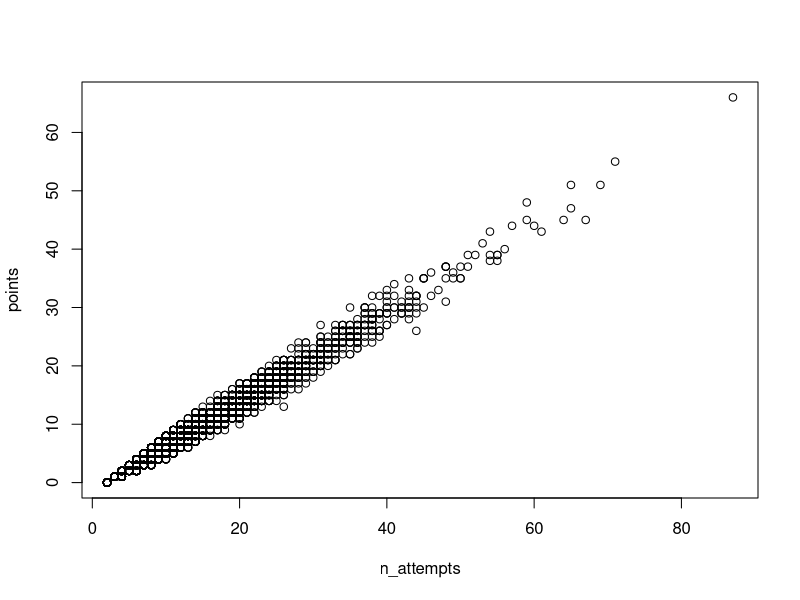
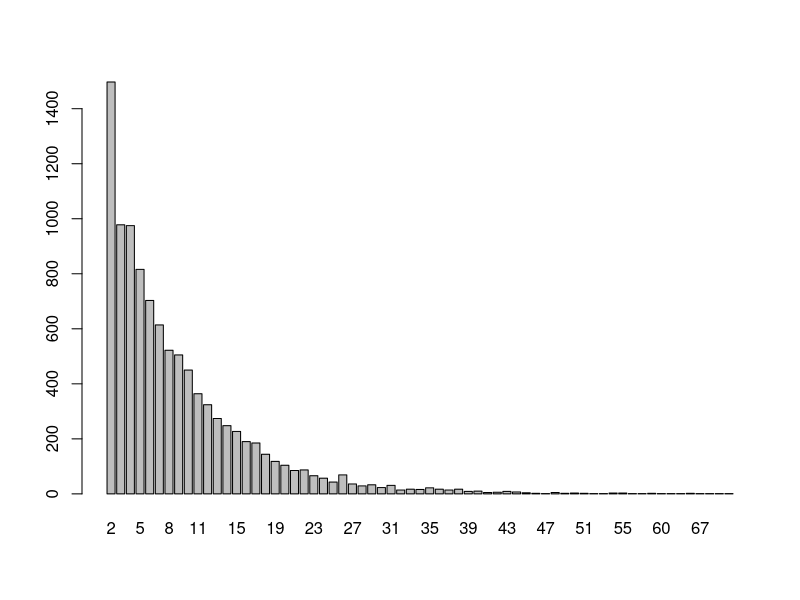

Here is the R script that generated these plots, in order: (Note: this script raises an error after producing the figures.)
## ---- chunk 1
knitr::opts_chunk$set(echo = TRUE)
## ---- chunk 2

ballthrows <- function(prob){
  res <- rbinom(1, size = 1, prob = prob)
  
  while(TRUE){
    temp <- rbinom(1, size = 1, prob = prob)
    res <- c(res, temp)
    
    cond <- sum(res[c(length(res)-1, length(res))])
    if (cond == 0){break}
  }
  res
}

attempt <- ballthrows(0.6)

attempt



## ---- chunk 3
simulation <- lapply(rep(0.6, 10000),ballthrows)

points <- lapply(simulation, sum)
n_attempts <- lapply(simulation, length)

plot(n_attempts, points)

W <- table(unlist(n_attempts))

barplot(W)
mean(W)
sd(W)

## ---- chunk 4
simulation <- lapply(rep(0.6, 10000),ballthrows)

W <- unlist(lapply(simulation, length))
W
## ---- chunk 5
ballthrows <- function(prob){
  res <- rbinom(1, size = 1, prob = prob)
  
  while(TRUE){
    temp <- rbinom(1, size = 1, prob = prob)
    res <- c(res, temp)
    
    cond <- sum(res[c(length(res)-1, length(res))])
    if (cond == 0){break}
  }
  return(length(cond))
}

W2 <- replicate(n = 10000, ballthrows)
## ---- chunk 6
meanhom <- 5.13; meanmuj <- 4.96
sdhom <- 0.17; sdmuj <- 0.2

select <- function(n = 10){
  sexos <- sample(0:1, n, replace = T) #Hombres = 1, mujeres = 2
  pesos <- exp(
    c(rnorm(sum(sexos), meanhom, sdhom), 
      rnorm(n-sum(sexos), meanmuj, sdmuj)))
  return(sum(pesos))
}

res <- replicate(10000,select())

res_resumen <- table(res > 1750)
barplot(res_resumen, names.arg(c("No se quiebra", "Se quiebra")))
